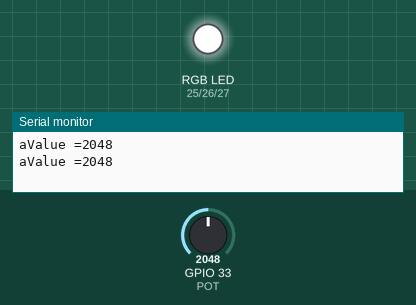
The sketch below on a simulated ESP32. Parts: an RGB LED mixed from three pins (HIGH = lit), the last lines printed to the serial monitor. The test bench sets the inputs (shaded band); at power-on: GPIO 33 (POT) = 2048.

Above: at 1.5 s.
1.6 s: GPIO 33 (POT) set to 0
At 2.37 s:
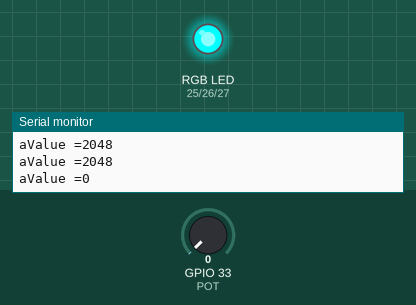
At 3.3 s:
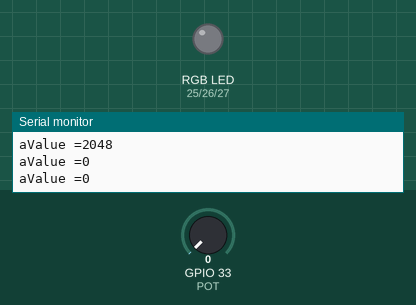
4.2 s: GPIO 33 (POT) set to 491
At 4.62 s:
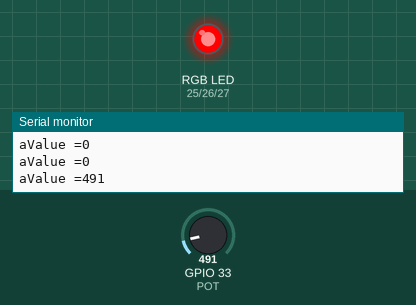
Timing chart, 0 to 7.2 s (numbered marks = the images above; inputs shaded):
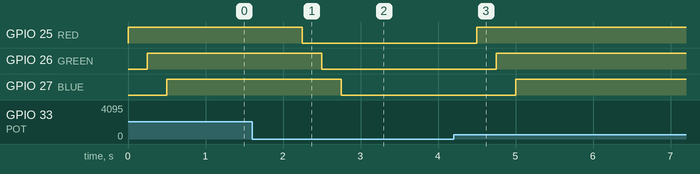

Measured:
- after the input at 1.6 s, GPIO 25 (RED): HIGH → LOW after 0.65 s; GPIO 26 (GREEN): HIGH → LOW after 0.90 s; GPIO 27 (BLUE): HIGH → LOW after 1.2 s
- after the input at 4.2 s, GPIO 25 (RED): LOW → HIGH after 0.30 s; GPIO 26 (GREEN): LOW → HIGH after 0.55 s; GPIO 27 (BLUE): LOW → HIGH after 0.80 s

The sketch:

RGB_LED_PWM.ino
```cpp
#define POT 33
#define RED 25
#define GREEN 26
#define BLUE 27

#define PWM_CH_1 0
#define PWM_CH_2 1
#define PWM_CH_3 2

#define PWM_FREQ 15000
#define PWM_RES 8 // Resolution in bits 12

int aValue;

void setup() {
  Serial.begin(9600);
  pinMode(RED, OUTPUT);
  pinMode(GREEN, OUTPUT);
  pinMode(BLUE, OUTPUT);

  ledcSetup(PWM_CH_1, PWM_FREQ, PWM_RES);
  ledcSetup(PWM_CH_2, PWM_FREQ, PWM_RES);
  ledcSetup(PWM_CH_3, PWM_FREQ, PWM_RES);

  ledcAttachPin(RED, PWM_CH_1);
  ledcAttachPin(GREEN, PWM_CH_2);
  ledcAttachPin(BLUE, PWM_CH_3);
}

void loop() {
  aValue = analogRead(POT); //8, 12 bits ADC
  Serial.println("aValue =" + String(aValue));
  ledcWrite(PWM_CH_1, aValue);
  delay(250);
  ledcWrite(PWM_CH_2, aValue);
  delay(250);
  ledcWrite(PWM_CH_3, aValue);
  delay(250);
}
```
